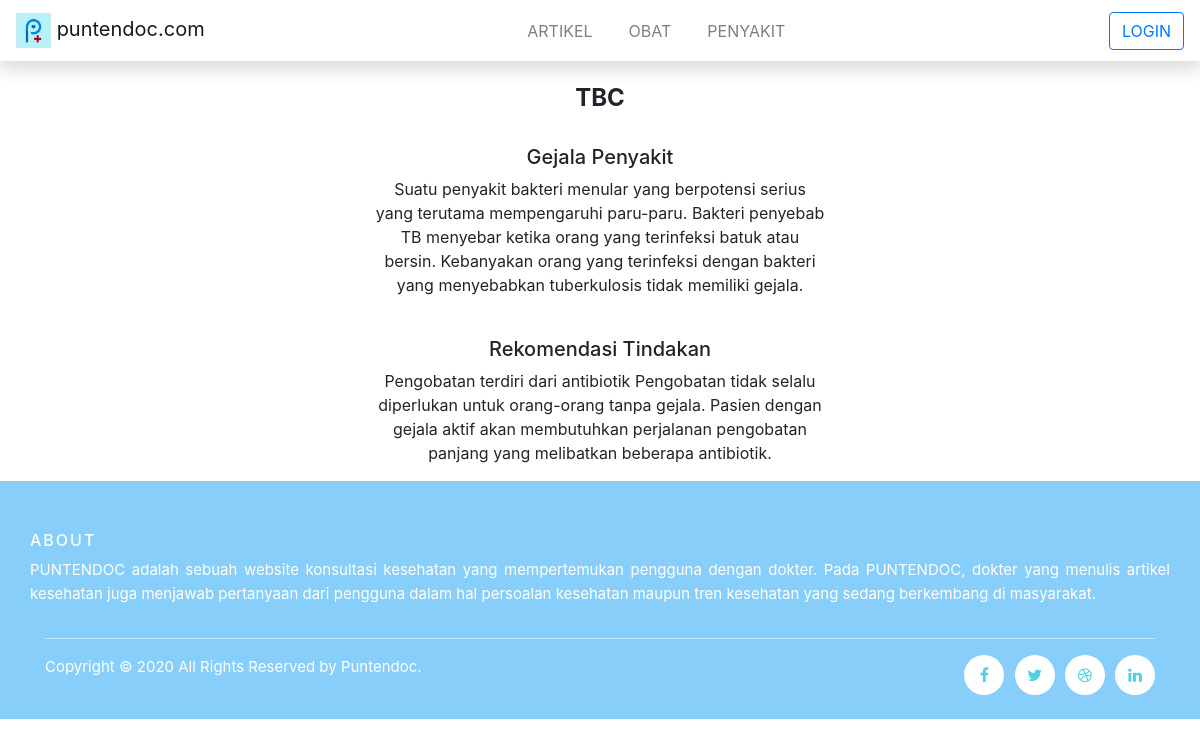
Screenshot of /penyakitdetail/6 with the database file from the repository.
### tables this page shows
CREATE TABLE `tbl_penyakit` (
  `id` int(11) NOT NULL,
  `nama` varchar(50) NOT NULL,
  `gejala` varchar(1000) NOT NULL,
  `tindakan` varchar(1000) NOT NULL,
  `link` varchar(1000) NOT NULL
);

### application/controllers/PenyakitDetail.php (called while the page is built, shortened)
<?php
class PenyakitDetail extends CI_Controller{
	function __construct(){
		$this->load->model('Penyakit');
		$this->load->model('admin');
	}
	public function index($id){
		$penyakit = $this->Penyakit->get_penyakit_by_id($id);
		$data['penyakit'] = $penyakit;
		$data['judul'] = $penyakit[0]->nama;
		if($this->admin->is_role() == "admin"){
            $this->load->view('templates/headadmin', $data);
        }else if ($this->admin->is_role() == "user"){
			$this->load->view('templates/headuser', $data);
		}else{
			$this->load->view('templates/header', $data);
		}
		$this->load->view('show_detail/detail_penyakit', $data);
		$this->load->view('templates/footer');
	}
}

### index.php (called while the page is built, shortened)
<?php
require_once BASEPATH.'core/CodeIgniter.php';

### application/models/Penyakit.php (called while the page is built, shortened)
<?php
	class Penyakit extends CI_Model{
		public function get_penyakit_by_id($id){
			$this->db->where('id', $id);
			return $this->db->get('tbl_penyakit')->result();
		}
	}
?>

### application/views/show_detail/detail_penyakit.php (the view)
<section class="container text-center" style="min-height: 50vh; width:40%">
<br>
	<h4><?= $penyakit[0]->nama?></h4>
	<br>
	<h5>Gejala Penyakit</h5>
	<p><?= $penyakit[0]->gejala?></p>
<br>
<h5>Rekomendasi Tindakan</h5>
	<p><?= $penyakit[0]->tindakan?></p>
</section>

### assets/css/style.css (style rules this page uses)
body { padding-top: 60px; }
h4 { font-weight:700; }

### rows the page displays
tbl_penyakit: nama "TBC", gejala "Suatu penyakit bakteri menular yang berpotensi serius yang terutama mempengaruhi paru-paru. Bakteri penyebab TB menyebar ketika orang yang terinfeksi batuk atau bersin. Kebanyakan orang yang terinfeksi dengan bakteri yang menyebabkan tuberkulosis tidak memiliki gejala.", tindakan "Pengobatan terdiri dari antibiotik Pengobatan tidak selalu diperlukan untuk orang-orang tanpa gejala. Pasien dengan gejala aktif akan membutuhkan perjalanan pengobatan panjang yang melibatkan beberapa antibiotik."
